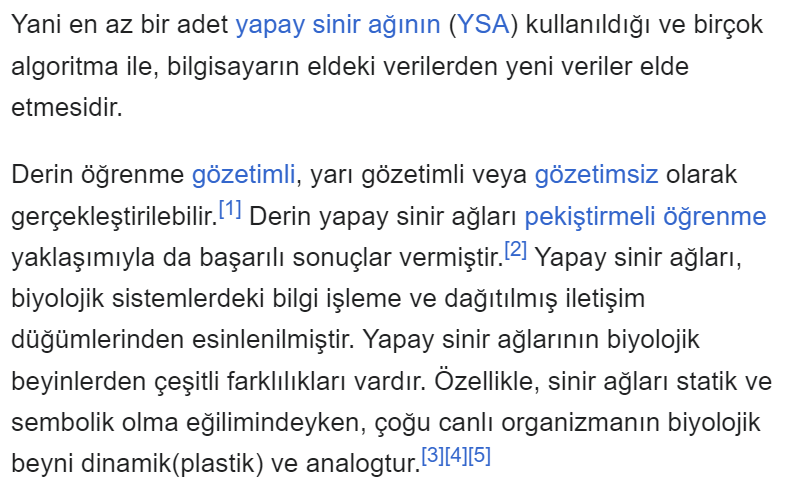
#> input picture BIL370 Digital Image Processing/Projects/2023-2024/24B-BİL375-Proje-10/I.png, 797 x 493 px, found by its file name
$ jupyter execute 'Project Notebook.ipynb'
#> lines starting #> are read from the running program, lines starting #| are printed output that depends on the picture; after the words box and inside, x2 and y2 are one past the last pixel; in counts of white or black regions, pixels touching at a corner belong together
[cell 1]
import cv2
import numpy as np
import matplotlib.pyplot as plt

[cell 2]
# load image
img = cv2.imread("I.png")
#> img is the input picture: shape (493, 797, 3); mean B, G, R 236.5, 235.2, 234.4
img

[cell 3]
# convert to gray
gray = cv2.cvtColor(img, cv2.COLOR_BGR2GRAY)
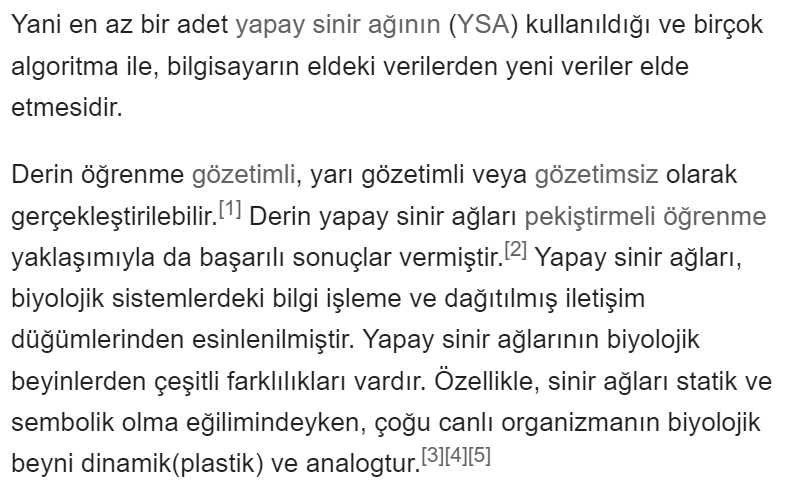
#> gray: shape (493, 797); min 33, max 255, mean 235.1

# threshold the grayscale image
thresh = cv2.threshold(gray, 0, 255, cv2.THRESH_BINARY_INV + cv2.THRESH_OTSU)[1]
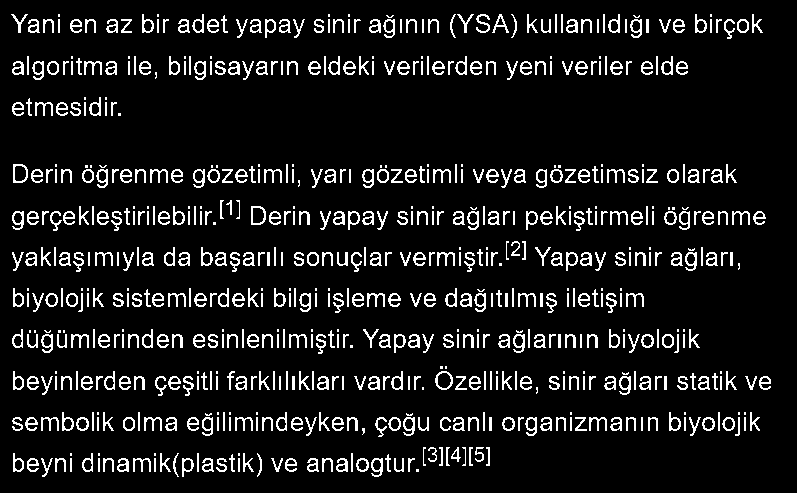
#> thresh: shape (493, 797); 9.6% white in thin lines or dots, all inside (x1, y1, x2, y2) = (11, 14, 771, 477)

# Görüntüleri matplotlib ile plot etme
plt.figure(figsize=(10, 5))

# Grayscale görüntü
plt.subplot(1, 2, 1)
plt.title('Grayscale Image')
plt.imshow(gray, cmap='gray')
plt.axis('off')

# Eşiklenmiş görüntü
plt.subplot(1, 2, 2)
plt.title('OTSU\'s Thresholded Image')
plt.imshow(thresh, cmap='gray')
plt.axis('off')

plt.show()
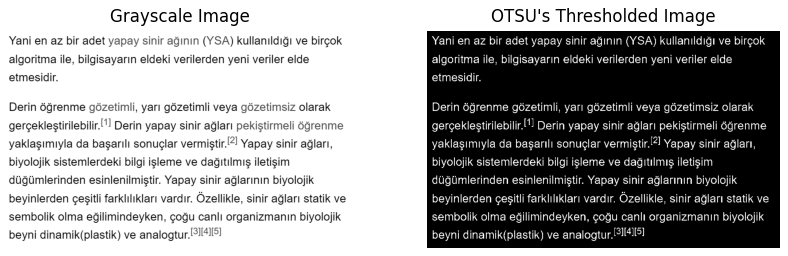
#> figure drawn by matplotlib, 2 panels

[cell 4]
# use morphology erode to blur horizontally
kernel = cv2.getStructuringElement(cv2.MORPH_RECT, (151, 3))
morph1 = cv2.morphologyEx(thresh, cv2.MORPH_DILATE, kernel)
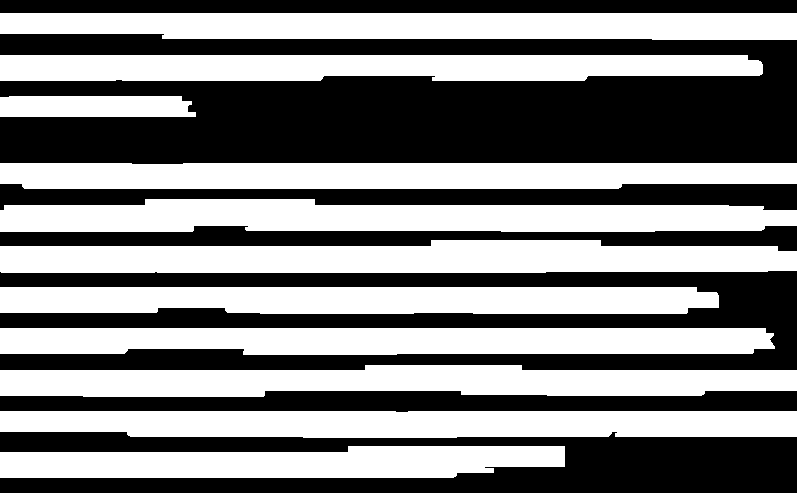
#> morph1: shape (493, 797); 50.6% white; 7 black regions, largest, box (x1, y1, x2, y2) and area: (0, 34, 797, 164) 77267, (0, 271, 797, 370) 38816, (0, 432, 797, 493) 30127

# use morphology open to remove thin lines from dotted lines
kernel = cv2.getStructuringElement(cv2.MORPH_RECT, (3, 17))
morph = cv2.morphologyEx(morph1, cv2.MORPH_OPEN, kernel)
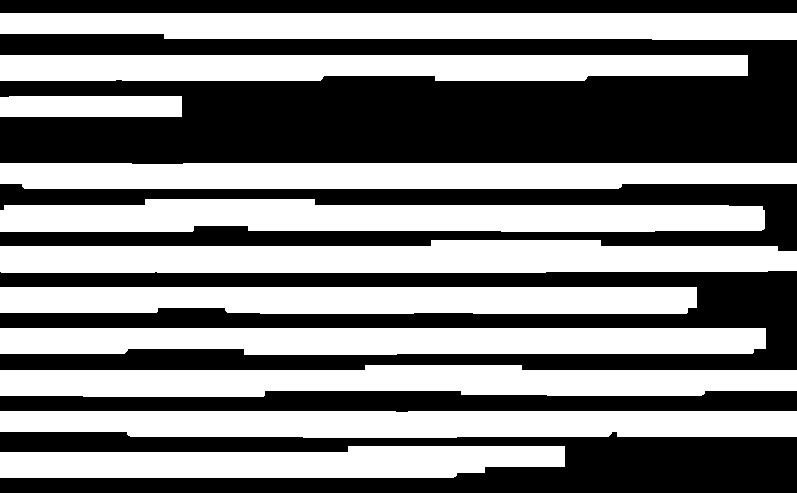
#> morph: shape (493, 797); 50.3% white; 6 black regions, box (x1, y1, x2, y2) and area: (0, 34, 797, 164) 77668, (0, 271, 797, 370) 39279, (0, 432, 797, 493) 30180, (0, 184, 797, 251) 24577, (0, 391, 797, 412) 13316, (0, 0, 797, 13) 10361

# Görüntüleri matplotlib ile plot etme
plt.figure(figsize=(20, 5))

# Grayscale görüntü
plt.subplot(1, 3, 1)
plt.title('Threshold Edilmiş Görüntü')
plt.imshow(thresh, cmap='gray')
plt.axis('off')

# Eşiklenmiş görüntü
plt.subplot(1, 3, 2)
plt.title('Morfolojik Erzonyon')
plt.imshow(morph1, cmap='gray')
plt.axis('off')

# Eşiklenmiş görüntü
plt.subplot(1, 3, 3)
plt.title('Morfolojik Açma')
plt.imshow(morph, cmap='gray')
plt.axis('off')

plt.show()

[cell 5]
# Yatay projeksiyon kullanarak satırları tespit et
horizontal_sum = np.sum(morph, axis=1)
#> horizontal_sum = 493 values, max 203235 at index 13, min 0 at index 0, mean 102175.9
rows = np.where(horizontal_sum > 0)[0]
#> rows = 311 values from 13 to 477

rows
#> Out = 311 values from 13 to 477

[cell 6]
# Satır aralıklarını belirle
row_intervals = []
satir_baslangic = rows[0]
#> satir_baslangic = 13
for i in range(1, len(rows)):
    if rows[i] != rows[i-1] + 1: #eğer ardışık değilse
        row_intervals.append((satir_baslangic, rows[i-1]))
        satir_baslangic = rows[i]
#> this loop made 310 passes
#> satir_baslangic on passes 27, 53, 74, 100, 133, 166, 193, 220, 252, 279: 55, 96, 163, 199, 240, 287, 328, 365, 411, 446
#> after the loop, row_intervals = [(13, 39), (55, 80), (96, 116), (163, 188), (199, 231), (240, 272), (287, 313), (328, 354), (365, 396), (411, 437)]
row_intervals.append((satir_baslangic, rows[-1]))

row_intervals
#> Out = [(13, 39), (55, 80), (96, 116), (163, 188), (199, 231), (240, 272), (287, 313), (328, 354), (365, 396), (411, 437), (446, 477)]

[cell 7]
# Toplam satır sayısını yazdır
print(f"Toplam satır sayısı: {len(row_intervals)}")
#| Toplam satır sayısı: 11

[cell 8]
# GÖRSELLEŞTİRME AMAÇLI
for row_num, (start_row, end_row) in enumerate(row_intervals):

    # Satırın görüntü kesitini oluştur. Böylece her satır ayrı ayrı incelenecektir
    row_image = thresh[start_row:end_row+1, :]

    cv2.imshow('Image of the Row', row_image)
    cv2.waitKey(0)
    cv2.destroyAllWindows()
#> this loop made 11 passes
#> pass 1, `row_image = thresh[start_row:end_row+1, :]`:
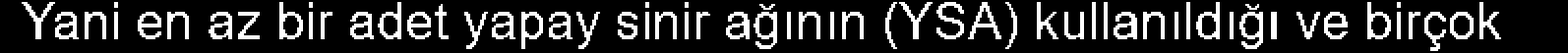
#> row_image: shape (27, 797) (shown 2 times larger); 17.6% white in thin lines or dots, all inside (x1, y1, x2, y2) = (11, 1, 763, 26)

[cell 9]
# Her satırdaki harf sayısını bulma
for row_num, (start_row, end_row) in enumerate(row_intervals):

    # Satırın görüntü kesitini oluştur. Böylece her satır ayrı ayrı incelenecektir
    row_image = thresh[start_row:end_row+1, :]

    # Dikey projeksiyon kullanarak harfleri tespit et
    vertical_sum = np.sum(row_image, axis=0)
    cols = np.where(vertical_sum > 0)[0]

    # Harf aralıklarını belirle
    letter_intervals = []
    start_col = cols[0]
    for j in range(1, len(cols)):
        if cols[j] != cols[j-1] + 1:
            letter_intervals.append((start_col, cols[j-1]))
            start_col = cols[j]
    letter_intervals.append((start_col, cols[-1]))
    # Satırdaki harf sayısını yazdır
    print(f"Satir {row_num + 1} - Harf sayisi: {len(letter_intervals)}")
#> this loop made 11 passes
#> (start_row, end_row) on passes 1 to 11: (13, 39), (55, 80), (96, 116), (163, 188), (199, 231), (240, 272), (287, 313), (328, 354), (365, 396), (411, 437), (446, 477)
#| Satir 1 - Harf sayisi: 55
#| Satir 2 - Harf sayisi: 56
#| Satir 3 - Harf sayisi: 10
#| Satir 4 - Harf sayisi: 55
#| Satir 5 - Harf sayisi: 64
#| Satir 6 - Harf sayisi: 59
#| Satir 7 - Harf sayisi: 52
#| Satir 8 - Harf sayisi: 55
#> (further printed lines are left out)

[cell 10]
# GÖRSELLEŞTİRME
# Her satırdaki harf sayısını bulma
output_img = img.copy()
# Her satırdaki harf sayısını bulma
for row_num, (start_row, end_row) in enumerate(row_intervals):
    # Satırın görüntü kesitini oluştur
    row_image = thresh[start_row:end_row+1, :]

    # Dikey projeksiyon kullanarak harfleri tespit et
    vertical_sum = np.sum(row_image, axis=0)
    cols = np.where(vertical_sum > 0)[0]
    # Harf aralıklarını belirle
    letter_intervals = []
    start_col = cols[0]
    for j in range(1, len(cols)):
        if cols[j] != cols[j-1] + 1:
            letter_intervals.append((start_col, cols[j-1]))
            start_col = cols[j]
    letter_intervals.append((start_col, cols[-1]))

    # Satırdaki harf sayısını yazdır
    print(f"Satır {row_num + 1} - Harf sayısı: {len(letter_intervals)}")
    # Harfleri dikdörtgen içine alma
    for (start_col, end_col) in letter_intervals:
        cv2.rectangle(output_img,
                    (start_col, start_row),
                    (end_col, end_row),
                    (0, 255, 0),
                    2)
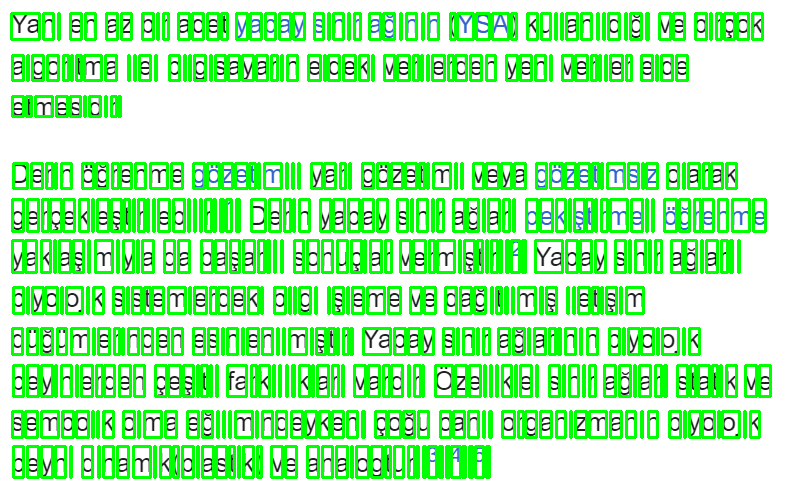
#> output_img: shape (493, 797, 3); mean B, G, R 174.5, 245.8, 173.5

# Görüntüyü göster
cv2.imshow('Detected Letters', output_img)
cv2.waitKey(0)
cv2.destroyAllWindows()
